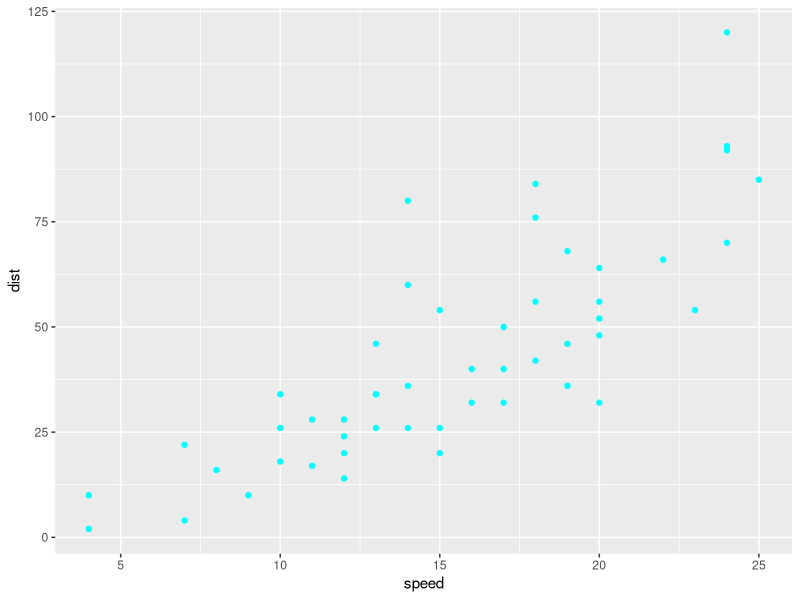

Source code (R):
## ---- chunk 1
library(ggplot2)
ggplot(data= cars, aes(x = speed, y = dist )) +
  geom_point(color = "cyan")
